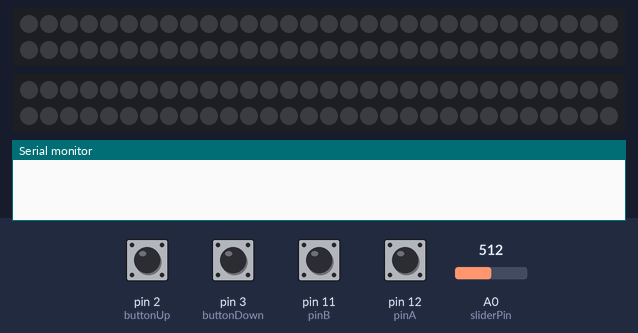
A sketch run on a simulated Arduino Uno, built with avr-gcc and run on an emulated ATmega328P. On the bench: 2 × 60 RGB LEDs in strip order, left to right, continuing on the next row, the last lines printed to the serial monitor. Inputs (shaded band) come from the test bench; at power-on: pin 11 (pinB), pin 12 (pinA) HIGH, pin 2 (buttonUp), pin 3 (buttonDown) LOW, A0 (sliderPin) = 512. Dim RGB values are drawn brighter than linear.

Above: at 1.2 s.
1.3 s: pin 2 (buttonUp) pulled HIGH for 0.15 s
At 2.1 s:
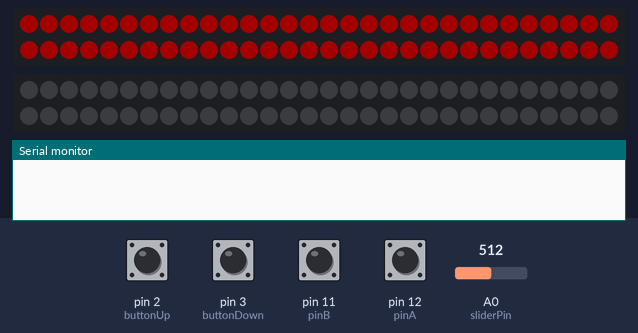
2.9 s: pin 2 (buttonUp) pulled HIGH for 1 s
At 3.36 s:
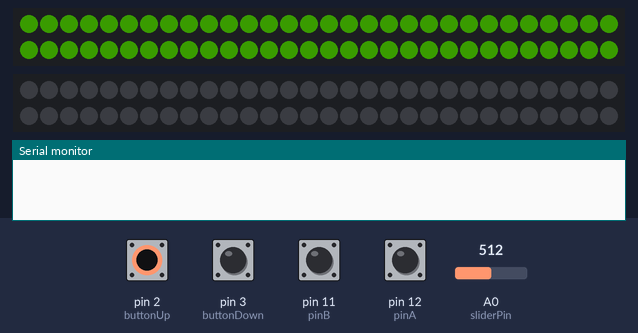
4.5 s: A0 (sliderPin) set to 122
At 5.06 s:
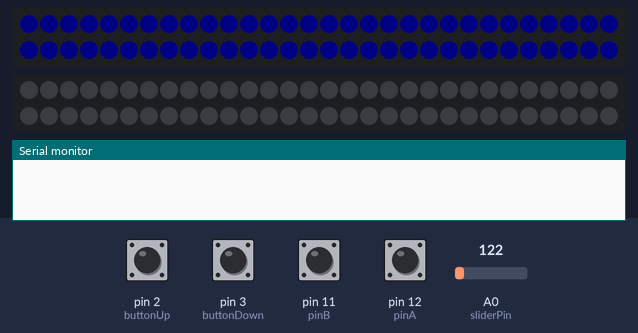
6.7 s: pin 2 (buttonUp) pulled HIGH for 0.15 s
At 7.14 s:
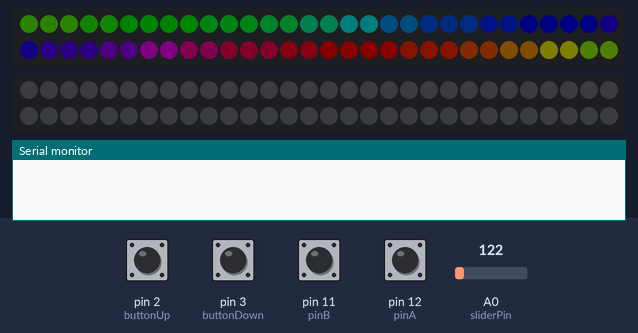
7.4 s: A0 (sliderPin) set to 75
At 7.74 s:
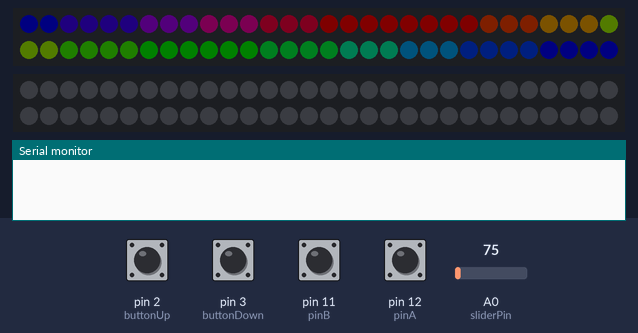
10.0 s: pin 2 (buttonUp) pulled HIGH for 3.2 s
At 15.15 s:
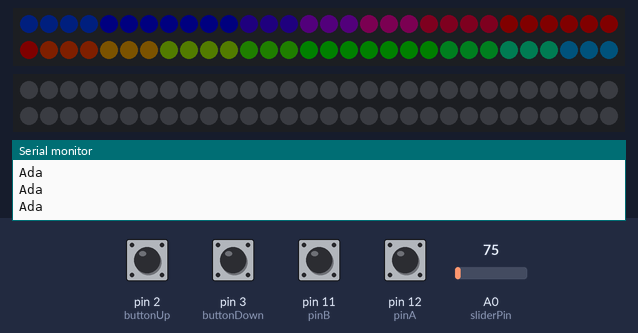
Timing chart, 0 to 16.6 s (numbered marks = the images above; inputs shaded):
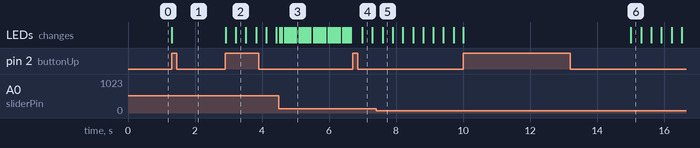

Measured:
- after the input at 1.3 s, the LEDs: change at once (image 1)
- after the input at 6.7 s, the LEDs: change after 0.29 s (image 4)
- after the input at 7.4 s, the LEDs: change after 0.20 s (image 5)

The sketch:

Ambihue_3.2.ino
```cpp
// Include the necessary library's
#include <Adafruit_NeoPixel.h>
#include "FastLED.h"

// Ledstrip variables
#define LED_PIN 6
#define NUM_LEDS 60
#define SPEED 115200

// Parameter 1 = number of pixels in strip
// Parameter 2 = pin number
// Parameter 3 = pixel type flags, add together as needed:
//   NEO_KHZ800  800 KHz bitstream (e.g. High Density LED strip)
Adafruit_NeoPixel strip = Adafruit_NeoPixel(NUM_LEDS, LED_PIN, NEO_GRB + NEO_KHZ800);

CRGB leds[NUM_LEDS];
uint8_t * ledsRaw = (uint8_t *)leds;

// A 'magic word' (along with LED count & checksum) precedes each block
// of LED data; this assists the microcontroller in syncing up with the
// host-side software and properly issuing the latch (host I/O is
// likely buffered, making usleep() unreliable for latch).  You may see
// an initial glitchy frame or two until the two come into alignment.
// The magic word can be whatever sequence you like, but each character
// should be unique, and frequent pixel values like 0 and 255 are
// avoided -- fewer false positives.  The host software will need to
// generate a compatible header: immediately following the magic word
// are three bytes: a 16-bit count of the number of LEDs (high byte
// first) followed by a simple checksum value (high byte XOR low byte
// XOR 0x55).  LED data follows, 3 bytes per LED, in order R, G, B,
// where 0 = off and 255 = max brightness.
static const uint8_t magic[] = {
  'A','d','a'};
#define MAGICSIZE  sizeof(magic)
#define HEADERSIZE (MAGICSIZE + 3)

#define MODE_HEADER 0
#define MODE_DATA   2

// If no serial data is received for a while, the LEDs are shut off
// automatically.  This avoids the annoying "stuck pixel" look when
// quitting LED display programs on the host computer.
static const unsigned long serialTimeout = 5000; // 5 seconds

// Variables for the buttons
const int buttonUp = 2;       // the number of the pushbutton pin
const int buttonDown = 3;     // the number of the pushbutton pin
int buttonStateUp = 0;        // variable for reading the pushbutton status
int lastButtonStateUp = 0;    // previous state of the button
int buttonStateDown = 0;      // variable for reading the pushbutton status
int lastButtonStateDown = 0;  // previous state of the button
int state = 0;                // the average

// Variables for the rotary encoder
const int pinA = 12;          // the number of the rotary pin a
const int pinB = 11;          // the number of the rotary pin b
int reading = 0;              // variable for reading the rotary encoder
int changeamnt = 10;          // the change amount for the reading
boolean encA;
boolean encB;
boolean lastA = false;

// Variables for the slider
int sliderPin = A0;           // select the input pin for the slider
int sliderValue = 0;          // variable to store the value coming from the sensor
int ledBrightness = 0;        // keep track of the brightness
int maxBrightness = 75;       // max brightness allowed, from 0 to 255

// Timers
long currentTime = 0;         // keep track of the current time
long lastRotaryTime = 0;
long lastRainbowTime = 0;
long lastWalkTime = 0;

// Color function variables
int lowestReading = 0;        // lowest rotary reading allowed
int highestReading = 1023;    // highest reading allowed
// Rainbow function variables
int rainbowColor = 0;         // current color of the rainbow (0-255)
// Rainbow walk function variables
int walkColor = 0;            // current color of the rainbow walk (0-255)

void setup() {
  // Rotary pinmodes, set the two pins as inputs with internal pullups
  pinMode(pinA, INPUT_PULLUP);
  pinMode(pinB, INPUT_PULLUP);
  // Button pinmodes
  pinMode(buttonUp, INPUT);
  pinMode(buttonDown, INPUT);
  // set slider value
  sliderValue = analogRead(sliderPin);
  // map brightness according to the slider
  ledBrightness = map(sliderValue, 0, 1023, 0, 75);
  // Begin transferring data to the ledstrip
  strip.begin();
  ledBrightness = map(sliderValue, 0, 1023, 0, 75);
  strip.setBrightness(ledBrightness);
  strip.show(); // Initialize all pixels to 'off'
  FastLED.addLeds<WS2812B, LED_PIN, GRB>(leds, NUM_LEDS);
  // begin serial for ambilight readings
  Serial.begin(SPEED);
}

void loop() {
  // Read elapsed time
  currentTime = millis();
  // Keep track of the button presses
  buttons();
  // Keep track of the rotary encoder changes
  rotary();
  // Keep track of the slider for the brightness
  brightness();

  // Switch modes depending on the current state
  switch (state) {
    case 0:
      stripOff();
      break;
    case 1:
      color();
      break;
    case 2:
      rainbow();
      break;
    case 3:
      rainbowWalking();
      break;
    case 4:
      ambilight();
      break;
  }
}

void buttons(){
  // read the state of the pushbutton value:
  buttonStateUp = digitalRead(buttonUp);
  buttonStateDown = digitalRead(buttonDown);

  // only read button changes
  if (buttonStateUp != lastButtonStateUp) {
    if (buttonStateUp == HIGH && state <4 ){
      state += 1;
      // Reset rotary variables
      reading = 0;
      changeamnt = 10;
      lastButtonStateUp = HIGH;
    } else {
      lastButtonStateUp = LOW;
    }
  }
  // only read button changes
  if (buttonStateDown != lastButtonStateDown) {
    if (buttonStateDown == HIGH && state >0 ){
      state -= 1;
      // Reset rotary variables
      reading = 0;
      changeamnt = 10;
      lastButtonStateDown = HIGH;
    } else {
      lastButtonStateDown = LOW;
    }
  }
}

void rotary(){
  // Check if it's time to read
  if (currentTime >= (lastRotaryTime + 5)) {
    // read the two pins
    encA = digitalRead(pinA);
    encB = digitalRead(pinB);
    // check if A has gone from high to low
    if ((!encA) && (lastA)) {
      // check if B is high
      if (encB) {
        // Clockwise rotation
        // when state is 1, the rotary value should loop
        if (state == 1) {
            if (reading + changeamnt <= highestReading) {
              reading = reading + changeamnt;
            } else if (reading + changeamnt > highestReading) {
              reading = lowestReading;
            }
        } else {
          reading = reading + changeamnt;
        }
      } else {
        // Counter clockwise rotation
        // when state is 1, the rotary value should loop
        if (state == 1) {
          if (reading - changeamnt >= lowestReading) {
            reading = reading - changeamnt;
          } else if (reading - changeamnt < lowestReading) {
            reading = highestReading;
          }
        } else {
          // prevent reading from going negative
          if (reading - changeamnt > 0) {
            reading = reading - changeamnt;
          } else if (reading - changeamnt <= 0) {
            reading = 0;
          }
        }
      }
    }
    // store reading of A and millis for next loop
    lastA = encA;
    lastRotaryTime = currentTime;
  }
}

void brightness() {
  // read the value from the sensor
  sliderValue = analogRead(sliderPin);
  // map values from 0-123 to 0-25, which the leds can read
  ledBrightness = map(sliderValue, 0, 1023, 0, maxBrightness);
}

void stripOff(){
  // turn of the led strip
  for (int i=0; i< strip.numPixels(); i++) {
    strip.setPixelColor(i, 0,0,0);
  }
  strip.show();
}

void color(){
  // this function changes the color based on the rotary value
  changeamnt = 5;
  int val = reading;

  int redVal = 0; //red value
  int grnVal = 0; //green value
  int bluVal = 0; //blue value

  if ( reading < 341) {
    // Lowest third of the potentiometer's range (0-340)
    val = (reading * 3) / 4; // Normalize to 0-255

    if (val == 0) {
      redVal = 255;         // Red from full to off
      grnVal = 0;           // Green from off to full
      bluVal = 0;           // Blue off
    } else {
      redVal = 256 - val;   // Red from full to off
      grnVal = val;         // Green from off to full
      bluVal = 0;           // Blue off
    }
  } else if (reading < 682) {
    // Middle third of potentiometer's range (341-681)
    val = ( (reading-341) * 3) / 4; // Normalize to 0-255

    redVal = 0;             // Red off
    grnVal = 256 - val;     // Green from full to off
    bluVal = val;           // Blue from off to full
  } else {
    // Upper third of potentiometer"s range (682-1023)
    val = ( (reading-683) * 3) / 4; // Normalize to 0-255

    redVal = val;           // Red from off to full
    grnVal = 0;             // Green off
    bluVal = 256 - val;     // Blue from full to off
  }

  for (int i=0; i< strip.numPixels(); i++) {
    strip.setPixelColor(i, redVal,grnVal,bluVal);
  }
  strip.setBrightness(ledBrightness);
  strip.show();
}

void rainbow(){
  // loop through the color ranges
  easeReading();
  // delay the function loop on the reading
  if (currentTime - lastRainbowTime > reading) {
    if (rainbowColor >= 255){
      rainbowColor = 0;
      for (int i=0; i< strip.numPixels(); i++) {
        strip.setPixelColor(i, Wheel(((i/strip.numPixels())+ rainbowColor)& 255));
      }
    } else {
      rainbowColor +=1;
      for (int i=0; i< strip.numPixels(); i++) {
        strip.setPixelColor(i, Wheel(((i/strip.numPixels())+ rainbowColor)& 255));
      }
    }
    strip.setBrightness(ledBrightness);
    strip.show();
    lastRainbowTime = currentTime;
  }
}

void rainbowWalking(){
  // let the colors walk over the led strip
  easeReading();
  // delay the function loop on the reading
  if (currentTime - lastWalkTime > reading) {
    if (walkColor >= 255){
      walkColor = 0;
      for (int i=0; i< strip.numPixels(); i++) {
        strip.setPixelColor(i, Wheel(((i*256/strip.numPixels())+ walkColor)& 255));
      }
    } else {
      walkColor += 1;
      for (int i=0; i< strip.numPixels(); i++) {
        strip.setPixelColor(i, Wheel(((i*256/strip.numPixels())+ walkColor)& 255));
      }
    }
    strip.setBrightness(ledBrightness);
    strip.show();
    lastWalkTime = currentTime;
  }
}

void ambilight(){
  // Dirty trick: the circular buffer for serial data is 256 bytes,
  // and the "in" and "out" indices are unsigned 8-bit types -- this
  // much simplifies the cases where in/out need to "wrap around" the
  // beginning/end of the buffer.  Otherwise there'd be a ton of bit-
  // masking and/or conditional code every time one of these indices
  // needs to change, slowing things down tremendously.
  uint8_t
    buffer[256],
  indexIn       = 0,
  indexOut      = 0,
  mode          = MODE_HEADER,
  hi, lo, chk, i, spiFlag;
  int16_t
    bytesBuffered = 0,
  hold          = 0,
  c;
  int32_t
    bytesRemaining;
  unsigned long
    startTime,
  lastByteTime,
  lastAckTime,
  t;
  int32_t outPos = 0;

  Serial.print("Ada\n"); // Send ACK string to host

  startTime    = micros();
  lastByteTime = lastAckTime = millis();

  while(state == 4){
    // Read button output or else you can't escape the while loop
    buttons();
    // Implementation is a simple finite-state machine.
    // Regardless of mode, check for serial input each time:
    t = millis();
    if((bytesBuffered < 256) && ((c = Serial.read()) >= 0)) {
      buffer[indexIn++] = c;
      bytesBuffered++;
      lastByteTime = lastAckTime = t; // Reset timeout counters
    }
    else {
      // No data received.  If this persists, send an ACK packet
      // to host once every second to alert it to our presence.
      if((t - lastAckTime) > 1000) {
        Serial.print("Ada\n"); // Send ACK string to host
        lastAckTime = t; // Reset counter
      }
      // If no data received for an extended time, turn off all LEDs.
      if((t - lastByteTime) > serialTimeout) {
        memset(leds, 0,  NUM_LEDS * sizeof(struct CRGB)); //filling Led array by zeroes
        FastLED.show();
        lastByteTime = t; // Reset counter
        state -= 1;
      }
    }

    switch(mode) {
      case MODE_HEADER:
        // In header-seeking mode.  Is there enough data to check?
        if(bytesBuffered >= HEADERSIZE) {
          // Indeed.  Check for a 'magic word' match.
          for(i=0; (i<MAGICSIZE) && (buffer[indexOut++] == magic[i++]););
          if(i == MAGICSIZE) {
            // Magic word matches.  Now how about the checksum?
            hi  = buffer[indexOut++];
            lo  = buffer[indexOut++];
            chk = buffer[indexOut++];
            if(chk == (hi ^ lo ^ 0x55)) {
              // Checksum looks valid.  Get 16-bit LED count, add 1
              // (# LEDs is always > 0) and multiply by 3 for R,G,B.
              bytesRemaining = 3L * (256L * (long)hi + (long)lo + 1L);
              bytesBuffered -= 3;
              outPos = 0;
              memset(leds, 0,  NUM_LEDS * sizeof(struct CRGB));
              mode           = MODE_DATA; // Proceed to latch wait mode
            }
            else {
              // Checksum didn't match; search resumes after magic word.
              indexOut  -= 3; // Rewind
            }
          } // else no header match.  Resume at first mismatched byte.
          bytesBuffered -= i;
        }
        break;

      case MODE_DATA:
        if(bytesRemaining > 0) {
          if(bytesBuffered > 0) {
            if (outPos < sizeof(leds))
              ledsRaw[outPos++] = buffer[indexOut++];   // Issue next byte
            bytesBuffered--;
            bytesRemaining--;
          }
          // If serial buffer is threatening to underrun, start
          // introducing progressively longer pauses to allow more
          // data to arrive (up to a point).
        }
        else {
          // End of data -- issue latch:
          startTime  = micros();
          mode       = MODE_HEADER; // Begin next header search
          FastLED.show();
        }
    } // end switch
  } // end while
}

void easeReading(){
  // ease the change amount of the reading
  // this allows preciser changement on lower readings
  if (reading < 10) {
    changeamnt = 1;
  } else if (reading < 20) {
    changeamnt = 2;
  } else {
    changeamnt = 5;
  }
}

// Input a value 0 to 255 to get a color value.
// The colours are a transition r - g - b - back to r.
uint32_t Wheel(byte WheelPos) {
  WheelPos = 255 - WheelPos;
  if(WheelPos < 85) {
    return strip.Color(255 - WheelPos * 3, 0, WheelPos * 3);
  }
  if(WheelPos < 170) {
    WheelPos -= 85;
    return strip.Color(0, WheelPos * 3, 255 - WheelPos * 3);
  }
  WheelPos -= 170;
  return strip.Color(WheelPos * 3, 255 - WheelPos * 3, 0);
}
```
